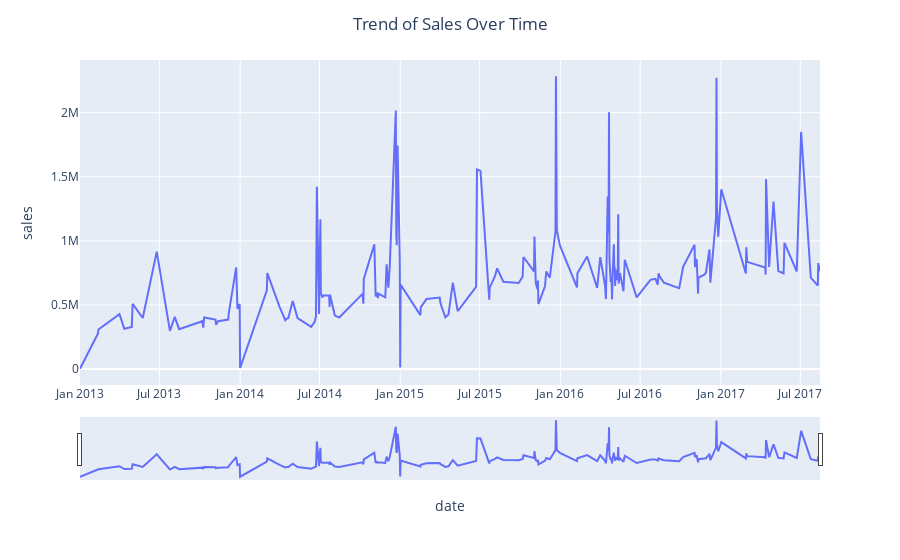

Notebook code cell kept with this figure:
### Markdown cell above
#### Trend of sales

### Code cell
# Group the data by date and calculate the total sales
daily_sales = merged_df.groupby('date')['sales'].sum().reset_index()

# Create a time series plot with slider
fig = px.line(daily_sales, x='date', y='sales')
fig.update_xaxes(rangeslider_visible=True)
fig.update_layout(title='Trend of Sales Over Time', title_x=0.5)
fig.show()

### Figure 1 — Plotly figure (JSON) as saved in the notebook; plotly's stock layout.template omitted (floating-point values rounded to 4 significant figures; data arrays with more than 128 entries replaced by an {"elided": "..."} marker saying what was removed)
{"data": [{"hovertemplate": "date=%{x}<br>sales=%{y}<extra></extra>", "legendgroup": "", "line": {"color": "#636efa", "dash": "solid"}, "marker": {"symbol": "circle"}, "mode": "lines", "name": "", "orientation": "v", "showlegend": false, "type": "scatter", "x": {"elided": "179 str values"}, "xaxis": "x", "y": {"elided": "179 float values"}, "yaxis": "y"}], "layout": {"legend": {"tracegroupgap": 0}, "margin": {"t": 60}, "title": {"text": "Trend of Sales Over Time", "x": 0.5}, "xaxis": {"anchor": "y", "domain": [0, 1], "rangeslider": {"visible": true}, "title": {"text": "date"}}, "yaxis": {"anchor": "x", "domain": [0, 1], "title": {"text": "sales"}}}}
